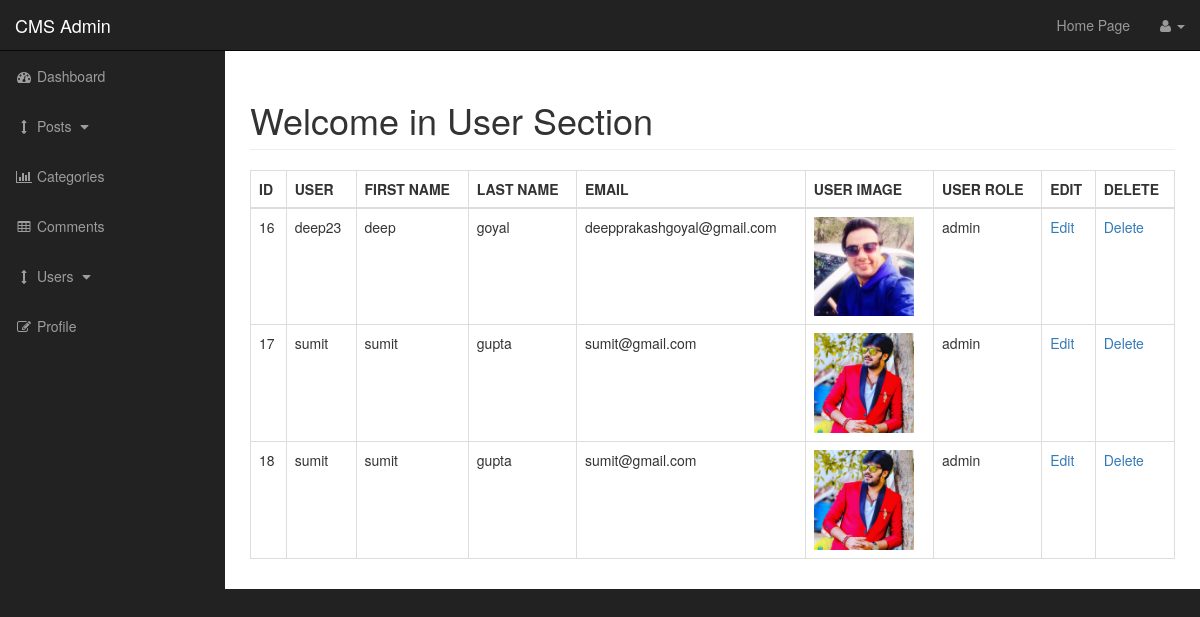
/admin/users.php, run on the app's committed database.
### tables this page shows
CREATE TABLE `users` (
  `user_id` int(3) NOT NULL,
  `username` varchar(255) NOT NULL,
  `user_password` varchar(255) NOT NULL,
  `user_firstname` varchar(255) NOT NULL,
  `user_lastname` varchar(255) NOT NULL,
  `user_email` varchar(255) NOT NULL,
  `user_image` text NOT NULL,
  `user_role` varchar(255) NOT NULL,
  `randSalt` varchar(255) NOT NULL
);

### admin/includes/view_all_users.php (the view, shortened to what this page needs)
<table class="table table-bordered table-hover">
                            <thead>
                                <tr>
                                    <th>ID</th>
                                    <th> USER</th>
                                    <th>FIRST NAME</th>
                                    <th>LAST NAME</th>
                                    <th>EMAIL</th>
                                    <th>USER IMAGE</th>
                                    <th>USER ROLE</th>
                                    <th>EDIT</th>
                                    <th>DELETE</th>
                                 </tr>
                            </thead>
                            <tbody>
                                <?php
                                $query = "SELECT * FROM users";
                                $select_user = mysqli_query($connection, $query);
                                while ($row = mysqli_fetch_assoc($select_user)) {
                                    $user_id = $row['user_id'];
                                    $username = $row['username'];
                                    $user_firstname = $row['user_firstname'];
                                    $user_lastname = $row['user_lastname'];
                                    $user_email = $row['user_email'];
                                    $user_image = $row['user_image'];
                                    $user_role = $row['user_role'];
                                      echo "<tr>";
                                      echo "<td>{$user_id}</td>";
                                      echo "<td>{$username}</td>";
                                      echo "<td>{$user_firstname}</td>";
                                      echo "<td>{$user_lastname}</td>";
                                      echo "<td>{$user_email}</td>";
                                      echo "<td><img src='../images/{$user_image}' width='100px'></td>";
                                      echo "<td>{$user_role}</td>";
                                      echo "<td><a href='users.php?source=edit_user&edit_user=$user_id'>Edit</a></td>";
                                      echo "<td><a href='users.php?delete=$user_id'>Delete</a></td>";
                                      echo "</tr>";
                                }
                                 ?>
                            </tbody>
                        </table>

### admin/css/sb-admin.css (style rules this page uses)
body { margin-top: 100px; background-color: #222; }
@media (min-width:768px) { body { margin-top: 50px; } }

### data on the page
users: user_id "16", username "deep23", user_firstname "deep", user_lastname "goyal", user_email "deepprakashgoyal@gmail.com", user_image (picture), user_role "admin"
users: user_id "17", username "sumit", user_firstname "sumit", user_lastname "gupta", user_email "sumit@gmail.com", user_image (picture), user_role "admin"
users: user_id "18", username "sumit", user_firstname "sumit", user_lastname "gupta", user_email "sumit@gmail.com", user_image (picture), user_role "admin"
